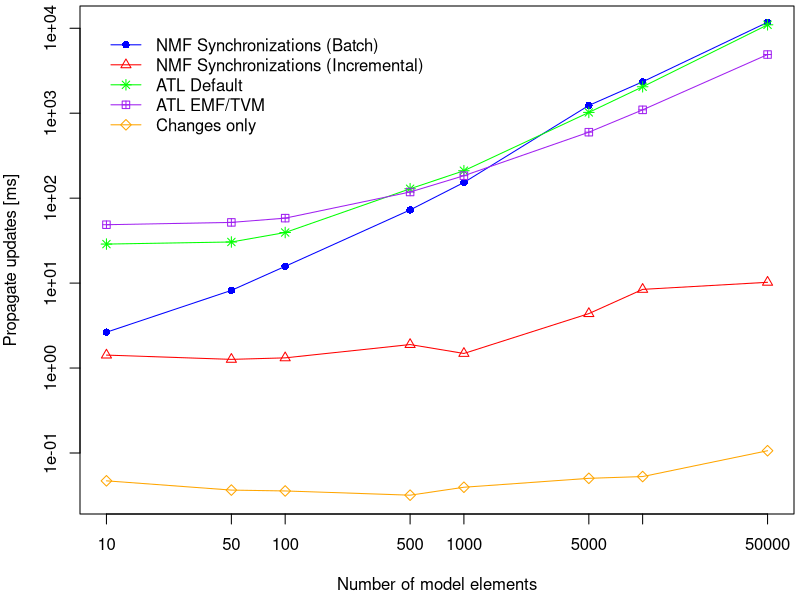
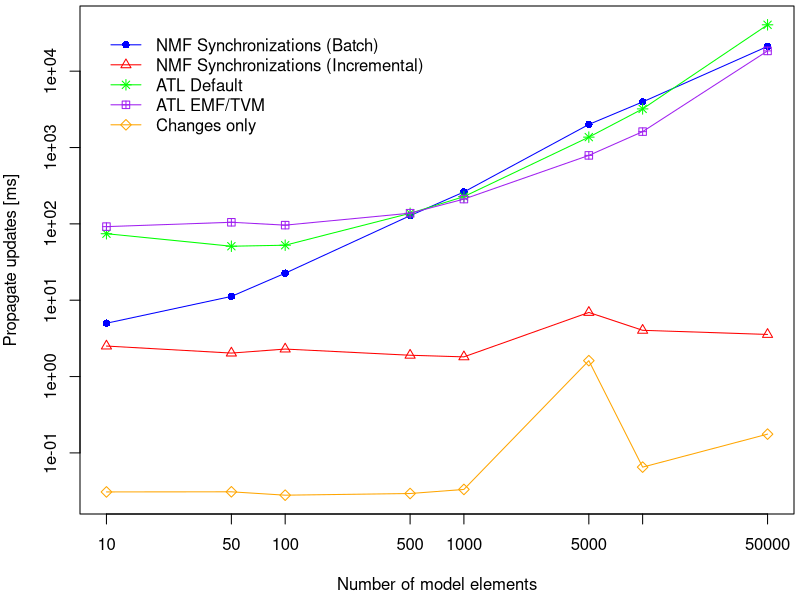
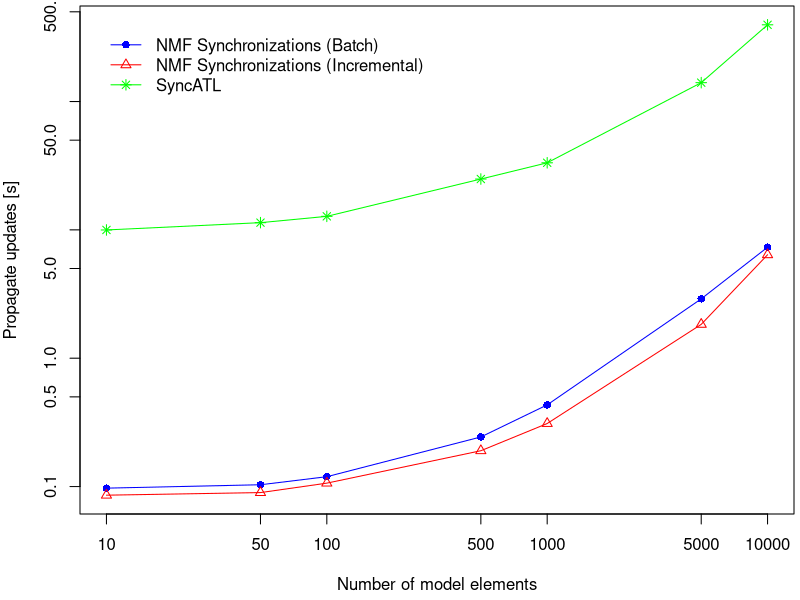

The R source for these figures, in order:
f2p = read.csv2("familyResults.csv")
f2p.atl = read.csv2("familyResultsAtl.csv")

m2a = read.csv2("makeResults.csv")
m2a.atl = read.csv2("makeResultsAtl.csv")

m2as = read.csv2("makeResultsSync.csv")
m2as.atl = read.csv2("syncAtlResult.csv")

f2p.means = aggregate(f2p, list(f2p$Size), mean)
f2p.atlmeans = aggregate(f2p.atl, list(f2p.atl$Size), mean)

m2a.means = aggregate(m2a, list(m2a$Size), mean)
m2a.atlmeans = aggregate(m2a.atl, list(m2a.atl$Size), mean)

m2as.means = aggregate(m2as, list(m2as$Size), mean)
m2as.atlmeans = aggregate(m2as.atl, list(m2as.atl$Size), mean)

factor = 1e-6

pdf(file="families2persons.pdf", width=7, height=4)
par(mar=c(4.3,4.0,0.3,0.3))
size = f2p.means$Size
plot(size, factor * f2p.atlmeans$Default, type="n", xlab="Number of model elements", ylab="Propagate updates [ms]",
     ylim=c(factor * min(f2p.means$ChangesOnly),factor * max(f2p.atlmeans$Default)), log="xy")
lines(size, factor * f2p.means$UpdatesBatch, col="blue")
points(size, factor * f2p.means$UpdatesBatch, pch=16, col="blue")
lines(size, factor * f2p.means$UpdatesInc, col="red")
points(size, factor * f2p.means$UpdatesInc, pch=2, col="red")
lines(size, factor * f2p.atlmeans$Default, col="green")
points(size, factor * f2p.atlmeans$Default, pch=8, col="green")
lines(size, factor * f2p.atlmeans$Emftvm, col="purple")
points(size, factor * f2p.atlmeans$Emftvm, pch=12, col="purple")
lines(size, factor * f2p.means$ChangesOnly, col="orange")
points(size, factor * f2p.means$ChangesOnly, col="orange", pch=5)
legend(10, factor * max(f2p.atlmeans$Default),
       c("NMF Synchronizations (Batch)", "NMF Synchronizations (Incremental)", "ATL Default", "ATL EMF/TVM", "Changes only"), 
       col=c('blue', 'red', 'green', 'purple', 'orange'), pch=c(16,2, 8, 12, 5), bty='n', lty=1)
dev.off()

pdf(file="make2ant.pdf", width=7, height=4)
par(mar=c(4.3,4.0,0.3,0.3))
size = m2a.means$Size
plot(size, factor * m2a.atlmeans$Default, type="n", xlab="Number of model elements", ylab="Propagate updates [ms]",
     ylim=c(factor * min(m2a.means$ChangesOnly),factor * max(m2a.atlmeans$Default)), log="xy")
lines(size, factor * m2a.means$UpdatesBatch, col="blue")
points(size, factor * m2a.means$UpdatesBatch, pch=16, col="blue")
lines(size, factor * m2a.means$UpdatesInc, col="red")
points(size, factor * m2a.means$UpdatesInc, pch=2, col="red")
lines(size, factor * m2a.atlmeans$Default, col="green")
points(size, factor * m2a.atlmeans$Default, pch=8, col="green")
lines(size, factor * m2a.atlmeans$Emftvm, col="purple")
points(size, factor * m2a.atlmeans$Emftvm, pch=12, col="purple")
lines(size, factor * m2a.means$ChangesOnly, col="orange")
points(size, factor * m2a.means$ChangesOnly, col="orange", pch=5)
legend(10, factor * max(m2a.atlmeans$Default),
       c("NMF Synchronizations (Batch)", "NMF Synchronizations (Incremental)", "ATL Default", "ATL EMF/TVM", "Changes only"), 
       col=c('blue', 'red', 'green', 'purple', 'orange'), pch=c(16,2, 8, 12, 5), bty='n', lty=1)
dev.off()

factor = 1e-9

pdf(file="make2ant_sync.pdf", width=7, height=4)
par(mar=c(4.3,4.0,0.3,0.3))
size = m2as.means$Size
plot(size, factor * m2as.atlmeans$SyncATL, type="n", xlab="Number of model elements", ylab="Propagate updates [s]",
     ylim=c(factor * min(m2as.means$UpdatesInc),factor * max(m2as.atlmeans$SyncATL)), log="xy")
lines(size, factor * m2as.means$UpdatesBatch, col="blue")
points(size, factor * m2as.means$UpdatesBatch, pch=16, col="blue")
lines(size, factor * m2as.means$UpdatesInc, col="red")
points(size, factor * m2as.means$UpdatesInc, pch=2, col="red")
lines(size, factor * m2as.atlmeans$SyncATL, col="green")
points(size, factor * m2as.atlmeans$SyncATL, pch=8, col="green")
legend(10, factor * max(m2as.atlmeans$SyncATL),
       c("NMF Synchronizations (Batch)", "NMF Synchronizations (Incremental)", "SyncATL"), 
       col=c('blue', 'red', 'green'), pch=c(16,2, 8), bty='n', lty=1)
dev.off()